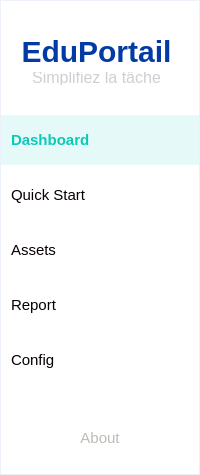
     <widget class="QFrame" name="frame_LeftControlBar">
      <property name="minimumSize">
       <size>
        <width>200</width>
        <height>0</height>
       </size>
      </property>
      <property name="maximumSize">
       <size>
        <width>200</width>
        <height>16777215</height>
       </size>
      </property>
      <property name="styleSheet">
       <string notr="true">QFrame{
background-color: #ffffff;
border:1px solid #edf2fa;
}</string>
      </property>
      <property name="frameShape">
       <enum>QFrame::StyledPanel</enum>
      </property>
      <property name="frameShadow">
       <enum>QFrame::Raised</enum>
      </property>
      <layout class="QVBoxLayout" name="verticalLayout">
       <property name="spacing">
        <number>5</number>
       </property>
       <property name="leftMargin">
        <number>0</number>
       </property>
       <property name="topMargin">
        <number>9</number>
       </property>
       <property name="rightMargin">
        <number>0</number>
       </property>
       <item>
        <widget class="QFrame" name="frame_Logo">
         <property name="minimumSize">
          <size>
           <width>0</width>
           <height>100</height>
          </size>
         </property>
         <property name="maximumSize">
          <size>
           <width>16777215</width>
           <height>100</height>
          </size>
         </property>
         <property name="styleSheet">
          <string notr="true">QFrame{
	background-color:#fff;
	border:0px;
	color:#070000;
}
</string>
         </property>
         <property name="frameShape">
          <enum>QFrame::StyledPanel</enum>
         </property>
         <property name="frameShadow">
          <enum>QFrame::Raised</enum>
         </property>
         <widget class="QLabel" name="label_LogoNameDesc">
          <property name="geometry">
           <rect>
            <x>0</x>
            <y>60</y>
            <width>191</width>
            <height>15</height>
           </rect>
          </property>
          <property name="maximumSize">
           <size>
            <width>16777215</width>
            <height>15</height>
           </size>
          </property>
          <property name="styleSheet">
           <string notr="true">QLabel{

	font-size:16px;
	border:0px;
color:rgb(204, 207, 211);

}</string>
          </property>
          <property name="text">
           <string>Simplifiez la tâche</string>
          </property>
          <property name="alignment">
           <set>Qt::AlignCenter</set>
          </property>
         </widget>
         <widget class="QLabel" name="label_LogoName">
          <property name="geometry">
           <rect>
            <x>0</x>
            <y>20</y>
            <width>191</width>
            <height>42</height>
           </rect>
          </property>
          <property name="styleSheet">
           <string notr="true">QLabel{
color:#023BA5;
		font-size:30px;
	    border:0px;
	font-weight: bold;
  text-align:center;

}</string>
          </property>
          <property name="text">
           <string>EduPortail</string>
          </property>
          <property name="alignment">
           <set>Qt::AlignCenter</set>
          </property>
         </widget>
        </widget>
       </item>
       <item>
        <widget class="QPushButton" name="pushButton_DashBoard">
         <property name="minimumSize">
          <size>
           <width>0</width>
           <height>50</height>
          </size>
         </property>
         <property name="cursor">
          <cursorShape>PointingHandCursor</cursorShape>
         </property>
         <property name="styleSheet">
          <string notr="true">QPushButton{
	background-color:#e5faf8;
	border:0px;
	color:#0bc9b7;
    font-weight: bold;
font-size:15px;
text-align:left;
padding-left:10px;
}</string>
         </property>
         <property name="text">
          <string>Dashboard</string>
         </property>
         <property name="icon">
          <iconset resource="assets/files.qrc">
           <normaloff>:/icons/stopwatch-3.png</normaloff>:/icons/stopwatch-3.png</iconset>
         </property>
         <property name="iconSize">
          <size>
           <width>20</width>
           <height>20</height>
          </size>
         </property>
        </widget>
       </item>
       <item>
        <widget class="QPushButton" name="pushButton_QuickStart">
         <property name="minimumSize">
          <size>
           <width>0</width>
           <height>50</height>
          </size>
         </property>
         <property name="cursor">
          <cursorShape>PointingHandCursor</cursorShape>
         </property>
         <property name="styleSheet">
          <string notr="true">QPushButton{
	background-color:#fff;
	border:0px;
	color:#070000;
font-size:15px;
text-align:left;
padding-left:10px;
}

QPushButton:hover{
	background-color:#e5faf8;
	border:0px;
	color:#070000;
    font-weight: bold;
font-size:15px;
text-align:left;
}</string>
         </property>
         <property name="text">
          <string>Quick Start</string>
         </property>
         <property name="icon">
          <iconset resource="assets/files.qrc">
           <normaloff>:/icons/target.png</normaloff>:/icons/target.png</iconset>
         </property>
         <property name="iconSize">
          <size>
           <width>20</width>
           <height>20</height>
          </size>
         </property>
        </widget>
       </item>
       <item>
        <widget class="QPushButton" name="pushButton_Assets">
         <property name="minimumSize">
          <size>
           <width>0</width>
           <height>50</height>
          </size>
         </property>
         <property name="cursor">
          <cursorShape>PointingHandCursor</cursorShape>
         </property>
         <property name="styleSheet">
          <string notr="true">QPushButton{
	background-color:#fff;
	border:0px;
	color:#070000;
font-size:15px;
text-align:left;
padding-left:10px;
}

QPushButton:hover{
	background-color:#e5faf8;
	border:0px;
	color:#070000;
    font-weight: bold;
font-size:15px;
text-align:left;
}</string>
         </property>
         <property name="text">
          <string>Assets</string>
         </property>
         <property name="icon">
          <iconset resource="assets/files.qrc">
           <normaloff>:/icons/windows-4.png</normaloff>:/icons/windows-4.png</iconset>
         </property>
         <property name="iconSize">
          <size>
           <width>20</width>
           <height>20</height>
          </size>
         </property>
        </widget>
       </item>
       <item>
        <widget class="QPushButton" name="pushButton_Report">
         <property name="minimumSize">
          <size>
           <width>0</width>
           <height>50</height>
          </size>
         </property>
         <property name="cursor">
          <cursorShape>PointingHandCursor</cursorShape>
         </property>
         <property name="styleSheet">
          <string notr="true">QPushButton{
	background-color:#fff;
	border:0px;
	color:#070000;
font-size:15px;
text-align:left;
padding-left:10px;
}

QPushButton:hover{
	background-color:#e5faf8;
	border:0px;
	color:#070000;
    font-weight: bold;
font-size:15px;
text-align:left;
}</string>
         </property>
         <property name="text">
          <string>Report</string>
         </property>
         <property name="icon">
          <iconset resource="assets/files.qrc">
           <normaloff>:/icons/list.png</normaloff>:/icons/list.png</iconset>
         </property>
         <property name="iconSize">
          <size>
           <width>20</width>
           <height>20</height>
          </size>
         </property>
        </widget>
       </item>
       <item>
        <widget class="QPushButton" name="pushButton_Config">
         <property name="minimumSize">
          <size>
           <width>0</width>
           <height>50</height>
          </size>
         </property>
         <property name="cursor">
          <cursorShape>PointingHandCursor</cursorShape>
         </property>
         <property name="styleSheet">
          <string notr="true">QPushButton{
	background-color:#fff;
	border:0px;
	color:#070000;
font-size:15px;
text-align:left;
padding-left:10px;
}

QPushButton:hover{
	background-color:#e5faf8;
	border:0px;
	color:#070000;
    font-weight: bold;
font-size:15px;
text-align:left;
}</string>
         </property>
         <property name="text">
          <string>Config</string>
         </property>
         <property name="icon">
          <iconset resource="assets/files.qrc">
           <normaloff>:/icons/settings-5.png</normaloff>:/icons/settings-5.png</iconset>
         </property>
         <property name="iconSize">
          <size>
           <width>20</width>
           <height>20</height>
          </size>
         </property>
        </widget>
       </item>
       <item>
        <widget class="QFrame" name="frame_LeftControlBarSpace">
         <property name="styleSheet">
          <string notr="true">QFrame{

border:0px;
}</string>
         </property>
         <property name="frameShape">
          <enum>QFrame::StyledPanel</enum>
         </property>
         <property name="frameShadow">
          <enum>QFrame::Raised</enum>
         </property>
         <layout class="QFormLayout" name="formLayout"/>
        </widget>
       </item>
       <item>
        <widget class="QPushButton" name="pushButton_About">
         <property name="minimumSize">
          <size>
           <width>0</width>
           <height>50</height>
          </size>
         </property>
         <property name="cursor">
          <cursorShape>PointingHandCursor</cursorShape>
         </property>
         <property name="styleSheet">
          <string notr="true">QPushButton{
	background-color:#fff;
	border:0px;
	color:rgb(186, 189, 182);

font-size:15px;
}

QPushButton:hover{
	background-color:#356CF5;
	border:0px;
	color:#070000;
    font-weight: bold;
font-size:15px;
}</string>
         </property>
         <property name="text">
          <string>About</string>
         </property>
        </widget>
       </item>
      </layout>
     </widget>
